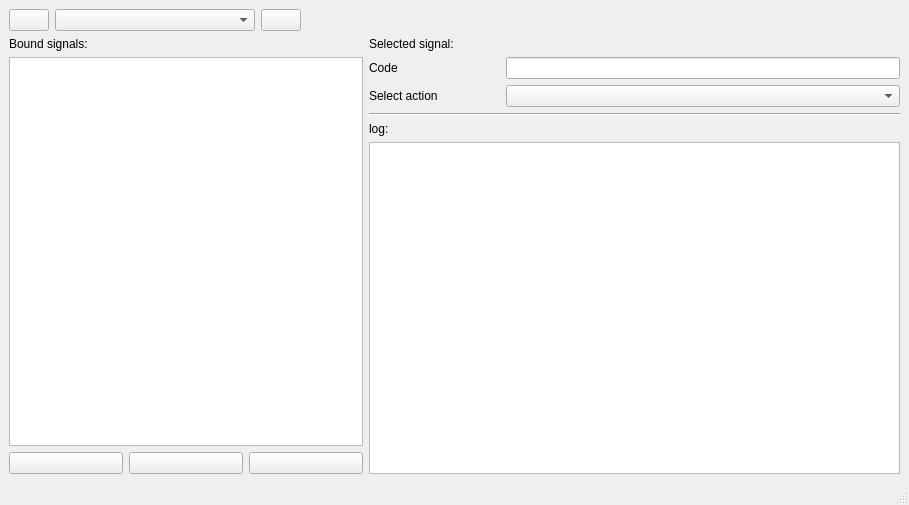
<?xml version="1.0" encoding="UTF-8"?>
<ui version="4.0">
 <class>MainWindow</class>
 <widget class="QMainWindow" name="MainWindow">
  <property name="geometry">
   <rect>
    <x>0</x>
    <y>0</y>
    <width>909</width>
    <height>505</height>
   </rect>
  </property>
  <property name="windowTitle">
   <string>Remote IR</string>
  </property>
  <property name="windowIcon">
   <iconset>
    <normaloff>../../assets/icons/app-icon.svg</normaloff>../../assets/icons/app-icon.svg</iconset>
  </property>
  <property name="dockNestingEnabled">
   <bool>true</bool>
  </property>
  <widget class="QWidget" name="centralwidget">
   <property name="styleSheet">
    <string notr="true"/>
   </property>
   <layout class="QVBoxLayout" name="verticalLayout">
    <item>
     <layout class="QHBoxLayout" name="horizontalLayout">
      <item>
       <widget class="QPushButton" name="updatePortListBtn">
        <property name="text">
         <string/>
        </property>
        <property name="icon">
         <iconset>
          <normaloff>../../assets/icons/sync-solid.svg</normaloff>../../assets/icons/sync-solid.svg</iconset>
        </property>
       </widget>
      </item>
      <item>
       <widget class="QComboBox" name="serialPortCmbx">
        <property name="minimumSize">
         <size>
          <width>200</width>
          <height>0</height>
         </size>
        </property>
        <property name="toolTip">
         <string>Select port</string>
        </property>
        <property name="statusTip">
         <string/>
        </property>
        <property name="currentText">
         <string/>
        </property>
        <property name="placeholderText">
         <string/>
        </property>
       </widget>
      </item>
      <item>
       <widget class="QPushButton" name="receiveChangeBtn">
        <property name="toolTip">
         <string>Start/Stop</string>
        </property>
        <property name="styleSheet">
         <string notr="true"/>
        </property>
        <property name="text">
         <string/>
        </property>
        <property name="icon">
         <iconset>
          <normaloff>../../assets/icons/play-solid.svg</normaloff>../../assets/icons/play-solid.svg</iconset>
        </property>
        <property name="checkable">
         <bool>false</bool>
        </property>
        <property name="autoExclusive">
         <bool>true</bool>
        </property>
       </widget>
      </item>
      <item>
       <spacer name="horizontalSpacer">
        <property name="orientation">
         <enum>Qt::Horizontal</enum>
        </property>
        <property name="sizeHint" stdset="0">
         <size>
          <width>40</width>
          <height>20</height>
         </size>
        </property>
       </spacer>
      </item>
     </layout>
    </item>
    <item>
     <layout class="QHBoxLayout" name="horizontalLayout_2" stretch="2,3">
      <item>
       <layout class="QVBoxLayout" name="verticalLayout_2" stretch="0,0,0">
        <property name="spacing">
         <number>6</number>
        </property>
        <item>
         <widget class="QLabel" name="label">
          <property name="text">
           <string>Bound signals:</string>
          </property>
         </widget>
        </item>
        <item>
         <widget class="QListWidget" name="signalLw"/>
        </item>
        <item>
         <layout class="QHBoxLayout" name="horizontalLayout_4">
          <item>
           <widget class="QPushButton" name="addCommandBtn">
            <property name="text">
             <string/>
            </property>
            <property name="icon">
             <iconset>
              <normaloff>../../assets/icons/plus-solid.svg</normaloff>../../assets/icons/plus-solid.svg</iconset>
            </property>
           </widget>
          </item>
          <item>
           <widget class="QPushButton" name="saveCommandBtn">
            <property name="text">
             <string/>
            </property>
            <property name="icon">
             <iconset>
              <normaloff>../../assets/icons/save-solid.svg</normaloff>../../assets/icons/save-solid.svg</iconset>
            </property>
           </widget>
          </item>
          <item>
           <widget class="QPushButton" name="deleteCommandBtn">
            <property name="text">
             <string/>
            </property>
            <property name="icon">
             <iconset>
              <normaloff>../../assets/icons/trash-solid.svg</normaloff>../../assets/icons/trash-solid.svg</iconset>
            </property>
           </widget>
          </item>
         </layout>
        </item>
       </layout>
      </item>
      <item>
       <layout class="QVBoxLayout" name="verticalLayout_3" stretch="0,0">
        <item>
         <layout class="QVBoxLayout" name="selectedCommandLayout">
          <item>
           <widget class="QLabel" name="label_2">
            <property name="text">
             <string>Selected signal:</string>
            </property>
           </widget>
          </item>
          <item>
           <layout class="QHBoxLayout" name="horizontalLayout_5" stretch="1,3">
            <item>
             <widget class="QLabel" name="label_5">
              <property name="text">
               <string>Code</string>
              </property>
             </widget>
            </item>
            <item>
             <widget class="QLineEdit" name="signalCodeLe"/>
            </item>
           </layout>
          </item>
          <item>
           <layout class="QHBoxLayout" name="horizontalLayout_3" stretch="1,3">
            <item>
             <widget class="QLabel" name="label_3">
              <property name="text">
               <string>Select action</string>
              </property>
             </widget>
            </item>
            <item>
             <widget class="QComboBox" name="actionSelectCmbx">
              <property name="enabled">
               <bool>true</bool>
              </property>
             </widget>
            </item>
           </layout>
          </item>
         </layout>
        </item>
        <item>
         <layout class="QVBoxLayout" name="verticalLayout_4">
          <item>
           <widget class="Line" name="line">
            <property name="orientation">
             <enum>Qt::Horizontal</enum>
            </property>
           </widget>
          </item>
          <item>
           <widget class="QLabel" name="label_4">
            <property name="text">
             <string>log:</string>
            </property>
           </widget>
          </item>
          <item>
           <widget class="QTextEdit" name="logTe">
            <property name="readOnly">
             <bool>true</bool>
            </property>
           </widget>
          </item>
         </layout>
        </item>
       </layout>
      </item>
     </layout>
    </item>
   </layout>
  </widget>
  <widget class="QMenuBar" name="menubar">
   <property name="geometry">
    <rect>
     <x>0</x>
     <y>0</y>
     <width>909</width>
     <height>21</height>
    </rect>
   </property>
  </widget>
  <widget class="QStatusBar" name="statusbar">
   <property name="enabled">
    <bool>true</bool>
   </property>
  </widget>
  <action name="updatePortListAct">
   <property name="text">
    <string>update port list</string>
   </property>
  </action>
 </widget>
 <resources/>
 <connections/>
</ui>
